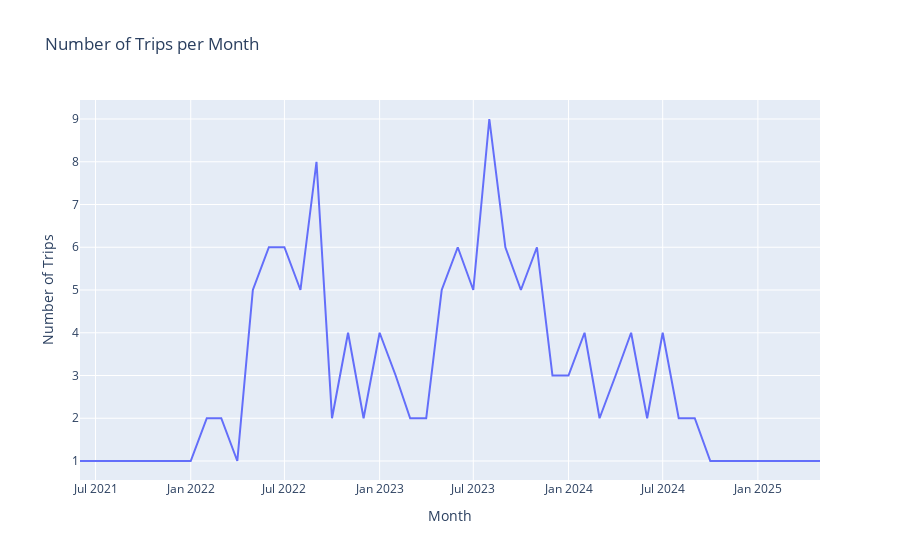

Notebook source saved alongside this figure:
### Code cell
# Convert start date to datetime
df['Start date'] = pd.to_datetime(df['Start date'])

# Group the trips by month
trips_per_month = df.groupby(df['Start date'].dt.strftime('%Y-%m'))['Trip ID'].count()

# Create a line chart
fig = px.line(x=trips_per_month.index, y=trips_per_month.values,
              labels={'x': 'Month', 'y': 'Number of Trips'},
              title='Number of Trips per Month')
fig.show()

### Figure 1 — Plotly figure (JSON) as saved in the notebook; plotly's stock layout.template omitted (floating-point values rounded to 4 significant figures)
{"data": [{"hovertemplate": "Month=%{x}<br>Number of Trips=%{y}<extra></extra>", "legendgroup": "", "line": {"color": "#636efa", "dash": "solid"}, "marker": {"symbol": "circle"}, "mode": "lines", "name": "", "orientation": "v", "showlegend": false, "type": "scatter", "x": ["2021-06", "2021-07", "2021-08", "2021-09", "2021-10", "2021-11", "2022-01", "2022-02", "2022-03", "2022-04", "2022-05", "2022-06", "2022-07", "2022-08", "2022-09", "2022-10", "2022-11", "2022-12", "2023-01", "2023-02", "2023-03", "2023-04", "2023-05", "2023-06", "2023-07", "2023-08", "2023-09", "2023-10", "2023-11", "2023-12", "2024-01", "2024-02", "2024-03", "2024-04", "2024-05", "2024-06", "2024-07", "2024-08", "2024-09", "2024-10", "2025-01", "2025-02", "2025-05"], "xaxis": "x", "y": [1, 1, 1, 1, 1, 1, 1, 2, 2, 1, 5, 6, 6, 5, 8, 2, 4, 2, 4, 3, 2, 2, 5, 6, 5, 9, 6, 5, 6, 3, 3, 4, 2, 3, 4, 2, 4, 2, 2, 1, 1, 1, 1], "yaxis": "y"}], "layout": {"legend": {"tracegroupgap": 0}, "title": {"text": "Number of Trips per Month"}, "xaxis": {"anchor": "y", "domain": [0, 1], "title": {"text": "Month"}}, "yaxis": {"anchor": "x", "domain": [0, 1], "title": {"text": "Number of Trips"}}}}
